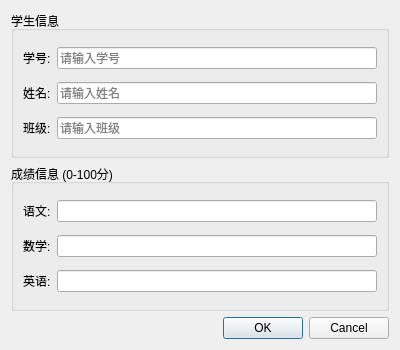
<?xml version="1.0" encoding="UTF-8"?>
<ui version="4.0">
 <class>AddStudentDialog</class>
 <widget class="QDialog" name="AddStudentDialog">
  <property name="geometry">
   <rect>
    <x>0</x>
    <y>0</y>
    <width>400</width>
    <height>350</height>
   </rect>
  </property>
  <property name="windowTitle">
   <string>添加学生</string>
  </property>
  <layout class="QVBoxLayout" name="verticalLayout">
   <item>
    <widget class="QGroupBox" name="infoGroup">
     <property name="title">
      <string>学生信息</string>
     </property>
     <layout class="QGridLayout" name="gridLayout">
      <item row="0" column="0">
       <widget class="QLabel" name="label">
        <property name="text">
         <string>学号:</string>
        </property>
       </widget>
      </item>
      <item row="0" column="1">
       <widget class="QLineEdit" name="stuIdEdit">
        <property name="placeholderText">
         <string>请输入学号</string>
        </property>
       </widget>
      </item>
      <item row="1" column="0">
       <widget class="QLabel" name="label_2">
        <property name="text">
         <string>姓名:</string>
        </property>
       </widget>
      </item>
      <item row="1" column="1">
       <widget class="QLineEdit" name="nameEdit">
        <property name="placeholderText">
         <string>请输入姓名</string>
        </property>
       </widget>
      </item>
      <item row="2" column="0">
       <widget class="QLabel" name="label_3">
        <property name="text">
         <string>班级:</string>
        </property>
       </widget>
      </item>
      <item row="2" column="1">
       <widget class="QLineEdit" name="classEdit">
        <property name="placeholderText">
         <string>请输入班级</string>
        </property>
       </widget>
      </item>
     </layout>
    </widget>
   </item>
   <item>
    <widget class="QGroupBox" name="scoreGroup">
     <property name="title">
      <string>成绩信息 (0-100分)</string>
     </property>
     <layout class="QGridLayout" name="gridLayout_2">
      <item row="0" column="0">
       <widget class="QLabel" name="label_4">
        <property name="text">
         <string>语文:</string>
        </property>
       </widget>
      </item>
      <item row="0" column="1">
       <widget class="QLineEdit" name="chineseEdit"/>
      </item>
      <item row="1" column="0">
       <widget class="QLabel" name="label_5">
        <property name="text">
         <string>数学:</string>
        </property>
       </widget>
      </item>
      <item row="1" column="1">
       <widget class="QLineEdit" name="mathEdit"/>
      </item>
      <item row="2" column="0">
       <widget class="QLabel" name="label_6">
        <property name="text">
         <string>英语:</string>
        </property>
       </widget>
      </item>
      <item row="2" column="1">
       <widget class="QLineEdit" name="englishEdit"/>
      </item>
     </layout>
    </widget>
   </item>
   <item>
    <widget class="QDialogButtonBox" name="buttonBox">
     <property name="orientation">
      <enum>Qt::Horizontal</enum>
     </property>
     <property name="standardButtons">
      <set>QDialogButtonBox::Cancel|QDialogButtonBox::Ok</set>
     </property>
    </widget>
   </item>
  </layout>
 </widget>
 <resources/>
 <connections>
  <connection>
   <sender>buttonBox</sender>
   <signal>accepted()</signal>
   <receiver>AddStudentDialog</receiver>
   <slot>accept()</slot>
   <hints>
    <hint type="sourcelabel">
     <x>248</x>
     <y>254</y>
    </hint>
    <hint type="destinationlabel">
     <x>157</x>
     <y>274</y>
    </hint>
   </hints>
  </connection>
  <connection>
   <sender>buttonBox</sender>
   <signal>rejected()</signal>
   <receiver>AddStudentDialog</receiver>
   <slot>reject()</slot>
   <hints>
    <hint type="sourcelabel">
     <x>316</x>
     <y>260</y>
    </hint>
    <hint type="destinationlabel">
     <x>286</x>
     <y>274</y>
    </hint>
   </hints>
  </connection>
 </connections>
</ui>
